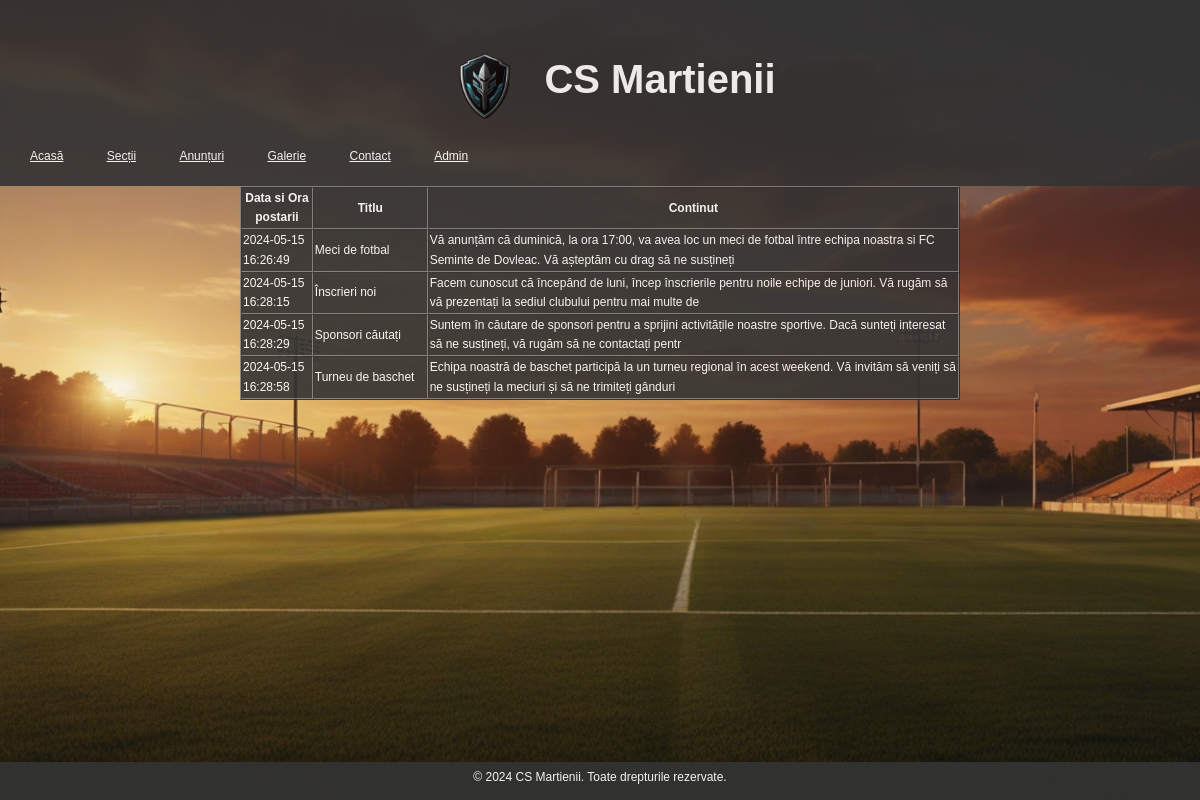
Screenshot of /Anunturi.php with the database file from the repository.
### tables this page shows
CREATE TABLE `announcements` (
  `id` int(11) NOT NULL,
  `title` varchar(100) NOT NULL,
  `content` varchar(150) DEFAULT NULL,
  `created_at` timestamp NOT NULL DEFAULT current_timestamp()
);

### Anunturi.php (the view, shortened to what this page needs)
<!DOCTYPE html>
<html>
<head>
    <?php require_once "connect.php"; ?>
    <link rel="stylesheet" href="styles.css">
</head>
<body>
<header>
    <h1>
        <div class="container">
            <img src="Images/logo.png" alt="Your Image" class="rotate-img">
            CS Martienii
        </div></h1>
    <nav>
        <ul>
            <li><a href="Home.php">Acasă</a></li>
            <li><a href="Sectii.php">Secții</a></li>
            <li><a href="Anunturi.php">Anunțuri</a></li>
            <li><a href="Galerie.php">Galerie</a></li>
            <li><a href="Contact.php">Contact</a></li>
            <li><a href="Login.php">Admin</a></li>
        </ul>
    </nav>
</header>
<div class="container">
    <div class="empty">
    </div>
    <div class="containerBody">
        <?php
        $query = "SELECT * FROM announcements";
        $result = mysqli_query($conexiune, $query);
        if(mysqli_num_rows($result)) {
            print("<table border='1' cellspacing='0'>\n");
            print("<tr>\n");
            print("<th>Data si Ora postarii</th><th width='16%'>Titlu</th><th width='74%'>Continut</th>");
            print("</tr>\n");
            while($row = mysqli_fetch_array($result)){
                print("<tr>\n");
                print("<td>" . $row['created_at']. "</td>\n");
                print("<td>" . $row['title']. "</td>\n");
                print("<td>" . $row['content']. "</td>\n");
                print("</tr>\n");
            }
            print("</table>");
        } else {
            print "Nu s-a postat niciun anunt";
        }
        ?>
    </div>
    <div class="empty">
    </div>
</div>
<footer>
    <p>&copy; 2024 CS Martienii. Toate drepturile rezervate.</p>
</footer>
</body>
</html>

### styles.css (style rules this page uses)
body { font-family: Arial, sans-serif; line-height: 1.6; color: white; background-image: url("Images/background3.jpg"); background-size: cover; background-repeat: no-repeat; background-attachment: fixed; opacity: 0.95; margin: 0; font-size: 1rem; }
@media (max-width: 2560px) { body { font-size: 1rem; } }
@media (max-width: 2560px) { .rotate-img { height: 5rem; } }
@media (max-width: 2560px) { header h1 { font-size: 2.5rem; } }
@media (max-width: 1920px) { body { font-size: 0.875rem; } }
@media (max-width: 1920px) { .rotate-img { height: 4rem; } }
@media (max-width: 1920px) { header h1 { font-size: 2rem; } }
@media (max-width: 1440px) { body { font-size: 0.75rem; } }
@media (max-width: 1440px) { .rotate-img { height: 3rem; } }
@media (max-width: 1440px) { header h1 { font-size: 1.5rem; } }
header { background-color: #333333; padding: 1.25rem; color: white; opacity: 0.95; }
header h1 { font-size: 2.5rem; color: white; }
nav ul { list-style-type: none; margin: 0; padding: 0; }
nav ul li { display: inline; margin-right: 1.25rem; }
nav ul li a { color: white; padding: 0.625rem; }
.empty { width: 1.25rem; }
footer { background-color: #333333; color: #fff; text-align: center; padding: 0.1875rem 0; position: fixed; bottom: 0; width: 100%; height: 2rem; }
p { margin: 0.1875rem; }
.container { display: flex; justify-content: center; }
.containerBody { background-color: #333333; opacity: 0.95; width: 60%; display: inline; justify-content: center; align-items: center; }
.rotate-img { transition: transform 0.9s ease; height: 5rem; }
h1 { text-align: center; margin-bottom: 1.25rem; }

### rows the page displays
announcements: created_at "2024-05-15 16:26:49", title "Meci de fotbal", content "Vă anunțăm că duminică, la ora 17:00, va avea loc un meci de fotbal între echipa noastra si FC Seminte de Dovleac. Vă așteptăm cu drag să ne susțineți"
announcements: created_at "2024-05-15 16:28:15", title "Înscrieri noi", content "Facem cunoscut că începând de luni, încep înscrierile pentru noile echipe de juniori. Vă rugăm să vă prezentați la sediul clubului pentru mai multe de"
announcements: created_at "2024-05-15 16:28:29", title "Sponsori căutați", content "Suntem în căutare de sponsori pentru a sprijini activitățile noastre sportive. Dacă sunteți interesat să ne susțineți, vă rugăm să ne contactați pentr"
announcements: created_at "2024-05-15 16:28:58", title "Turneu de baschet", content "Echipa noastră de baschet participă la un turneu regional în acest weekend. Vă invităm să veniți să ne susțineți la meciuri și să ne trimiteți gânduri"
